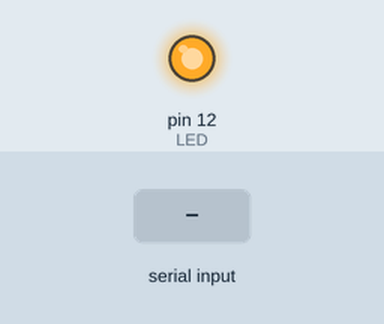
A sketch run on a simulated Arduino Uno, built with avr-gcc and run on an emulated ATmega328P. On the bench: output pins drawn as LEDs (lit = HIGH). The inputs (shaded band) are chosen by the test bench.

Above: at 1.3 s.
1.4 s: "0" received over the second serial link
At 2.6 s:
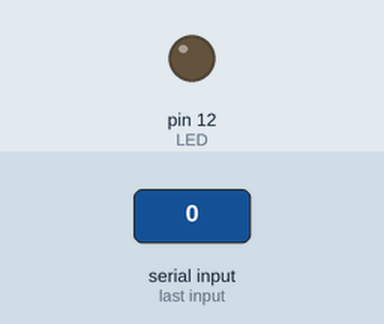
2.9 s: "1" received over the second serial link
At 3.8 s:
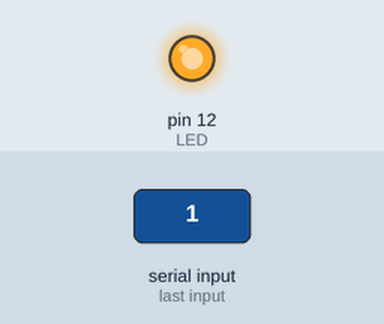
Timing chart, 0 to 5.9 s (numbered marks = the images above; inputs shaded):
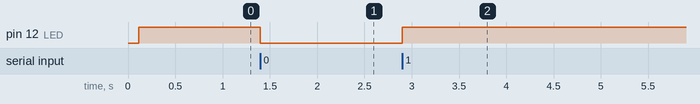

Measured:
- after the input at 1.4 s, pin 12 (LED): HIGH → LOW at once
- after the input at 2.9 s, pin 12 (LED): LOW → HIGH at once

The sketch:

bluetooth2.ino
```cpp
#include <SoftwareSerial.h>
int val;
int LED = 12;
char myChar;
SoftwareSerial mySerial(10, 11); // RX, TX
void setup() {
  mySerial.begin(9600);
  delay(100);
  mySerial.println("Hello, world?");
  pinMode(LED, OUTPUT);
  digitalWrite(LED, HIGH);
}

void loop() {
 if (mySerial.available())
  {
    val = mySerial.read();
    // При символе "1" включаем светодиод
    if (val == '1')
    {
      digitalWrite(LED, HIGH);
      myChar = 'E';
      mySerial.write(myChar);
    }
    // При символе "0" выключаем светодиод
    if ( val == '0')
    {
      digitalWrite(LED, LOW);
      myChar = 'D';
      mySerial.write(myChar);
    }
  }
}
```
